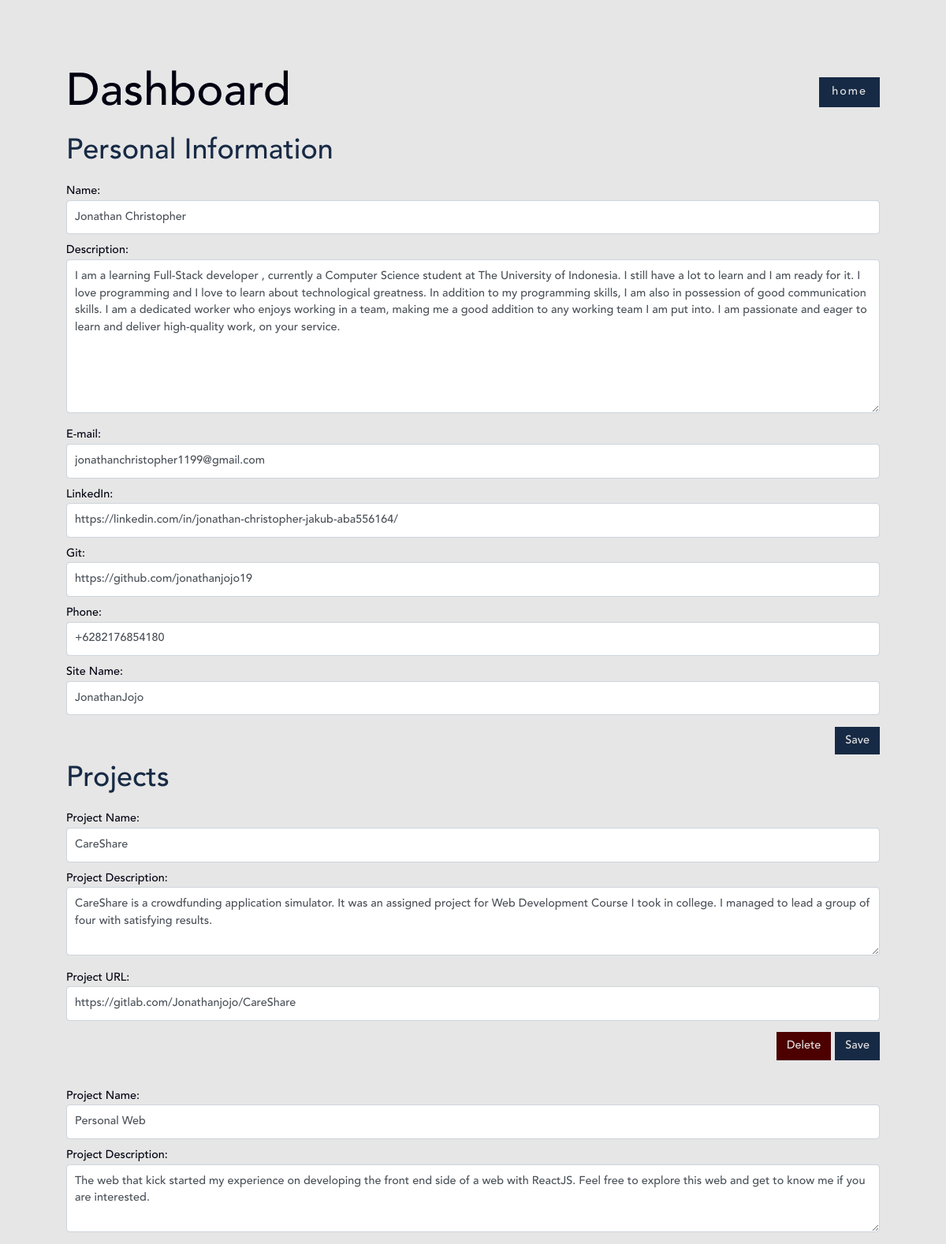
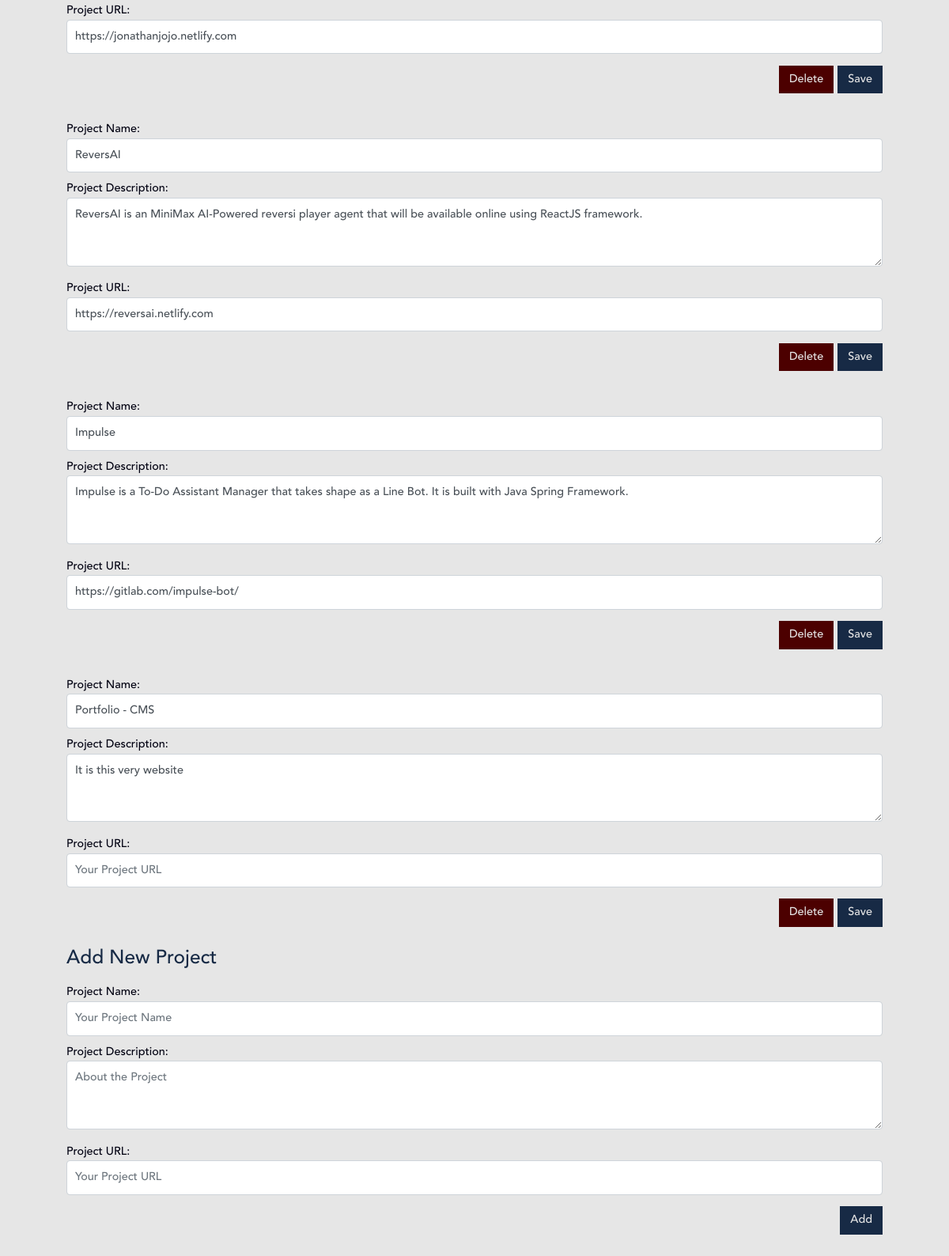
/edit/ (signed in), run on an earlier commit of the app's database (2 pictures, top to bottom).
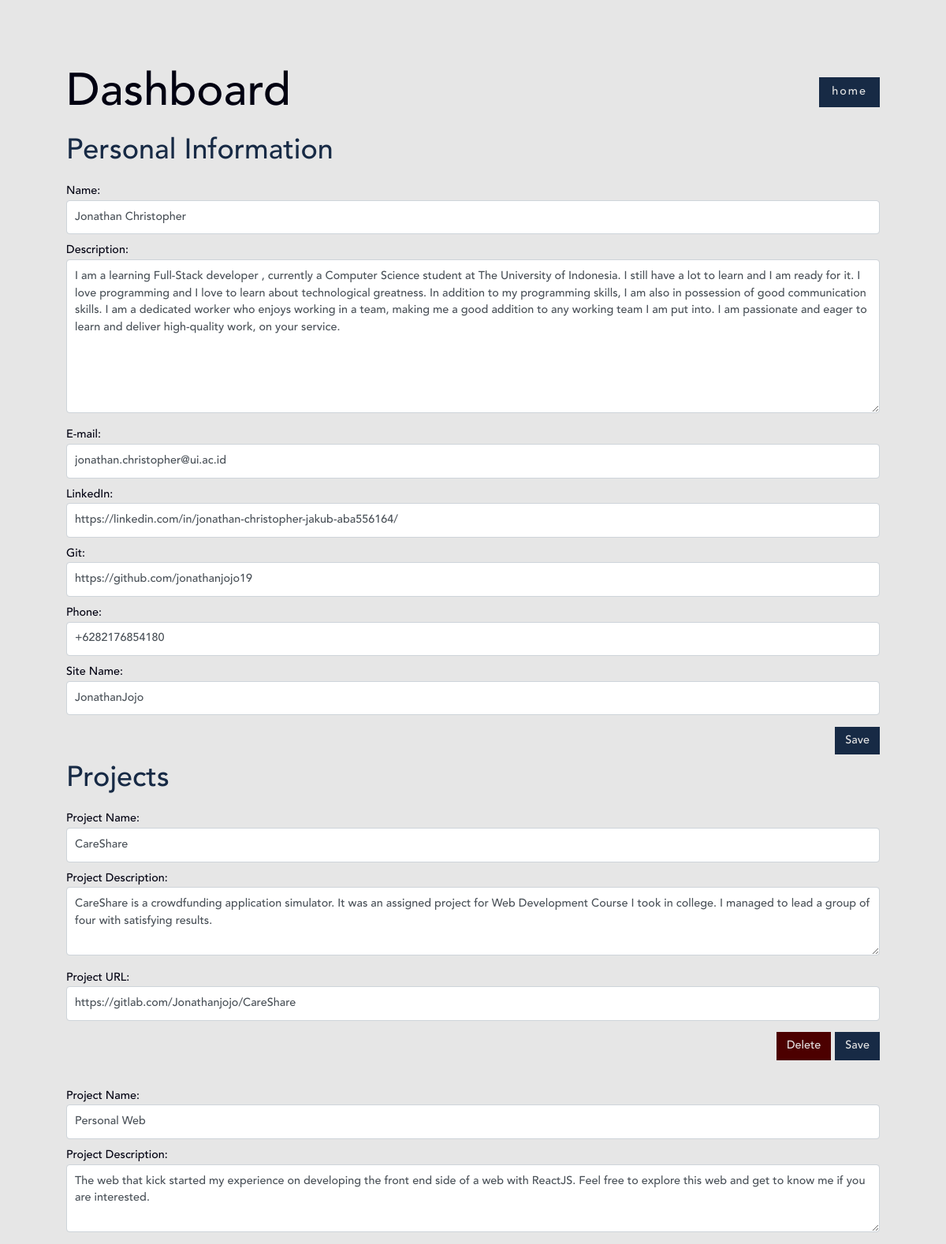
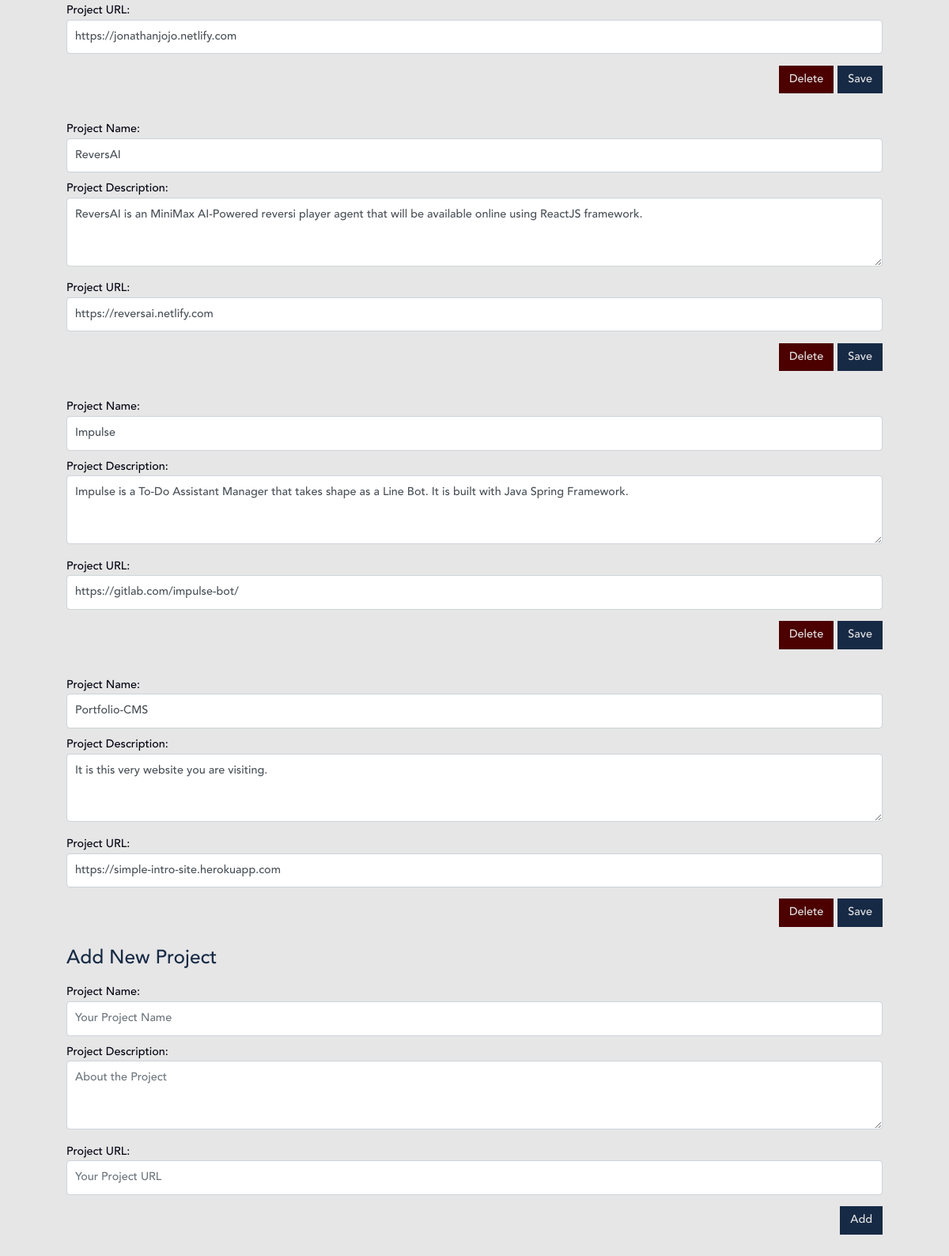
And on a later commit of the database (2 pictures, top to bottom).
### information/models.py (models this page shows, shortened)
class PersonalInfo(models.Model):
    name = models.CharField(max_length=100)
    description = models.CharField(max_length=1000)
    email = models.EmailField(max_length=100)
    linkedin = models.URLField(max_length=100)
    git = models.URLField(max_length=100)
    phone_regex = RegexValidator(regex=r'^\+?1?\d{9,15}$', message="Phone number must be entered in the format: '+999999999'. Up to 15 digits allowed.")
    phone_number = models.CharField(validators=[phone_regex], max_length=17, blank=True)
    title = models.CharField(max_length=20)
    class Meta:
        verbose_name_plural = "PersonalInfo"

### cms/views.py (the view)
# urls.py: path('', views.dashboard, name="dashboard"),
@login_required(login_url="/auth/login")
def dashboard(request):
    personal_info = PersonalInfo.objects.all().first()
    projects = Project.objects.all()
    return render(request, 'cms/dashboard.html', {
        "projects" : projects,
        "info" : personal_info,
        "info_form" : PersonalInfoForm(instance=personal_info),
        "project_form" : ProjectModelFormSet()
    })

### cms/templates/cms/dashboard.html (shortened to what this page needs)
{% load static from staticfiles %}
<!DOCTYPE html>
<html lang="en">
<head>
    <link rel="stylesheet" href="https://stackpath.bootstrapcdn.com/bootstrap/4.1.3/css/bootstrap.min.css">
    <link rel="stylesheet" href="{% static 'styles/globalStyles.css' %}" >
    <link rel="stylesheet" href="{% static 'styles/dashboardStyles.css' %}" >
    <link rel="stylesheet" href="https://cdnjs.cloudflare.com/ajax/libs/font-awesome/4.7.0/css/font-awesome.min.css">
</head>
<body>
    <div class="container-large full-height d-flex light-bg light-grey-text">
        <div class="dark-blue-text w-100">
            <div id="information" class="d-flex flex-row justify-content-between">
                <div>
                    <h1>Dashboard</h1>
                </div>
                <div>
                    <div class="btn-lg mode draw blue-bg" onclick="exitDashboard()">
                        <span class="light-grey-text spaced">home</span>
                    </div>
                </div>
            </div>
            <div>
                <h2 class="medium-blue-text section-title">Personal Information</h2>
                <form class="site-form" action="" method="PUT" id="info-form">
                    {{ info_form }}
                    <div class="d-flex flex-row-reverse">
                        <button id="submit-button" class="btn mode draw blue-bg commit" onclick="updateInfo()">
                            <span class="light-grey-text">Save</span>
                        </button>
                    </div>
                </form>
            </div>
            <div id="projects">
                <h2 class="medium-blue-text section-title">Projects</h2>
                {% for form in project_form %}
                    {% if not forloop.first %}
                        <div class="spacer"></div>
                    {% endif %}
                    {% if not forloop.last %}
                        <div id="project-{{ form.instance.id }}">
                            <form class="site-form" action="" method="PUT" id="project-form-{{ form.instance.id }}">
                                {{ form }}
                                <div class="d-flex flex-row-reverse">
                                    <button id="submit-button" class="btn mode draw blue-bg commit" onclick="updateProject({{ form.instance.id }})">
                                        <span class="light-grey-text">Save</span>
                                    </button>
                                    <button id="submit-button" class="btn mode draw red-bg commit" onclick="deleteProject({{ form.instance.id }})">
                                        <span class="light-grey-text">Delete</span>
                                    </button>
                                </div>
                            </form>
                        </div>
                    {% else %}
                        <div>
                            <h3 class="medium-blue-text">Add New Project</h3>
                            <form class="site-form" action="" method="POST" id="project-form-new">
                                {{ form }}
                                <div class="float-right">
                                    <button id="submit-button" class="btn mode draw blue-bg commit">
                                        <span class="light-grey-text" onclick="createProject()">Add</span>
                                    </button>
                                </div>
                            </form>
                        </div>
                    {% endif %}
                {% endfor %}
            </div>
        </div>
    </div>
</body>
</html>

What changed in the data, as far as the page shows it:
changed PersonalInfo "Jonathan Christopher": email "jonathanchristopher1199@gmail.com" → "jonathan.christopher@ui.ac.id"
Also different on the page:
form field form: "Portfolio - CMS" → "Portfolio-CMS"
form field form: "It is this very website" → "It is this very website you are visiting."
form field form: (not shown) → "https://simple-intro-site.herokuapp.com"
